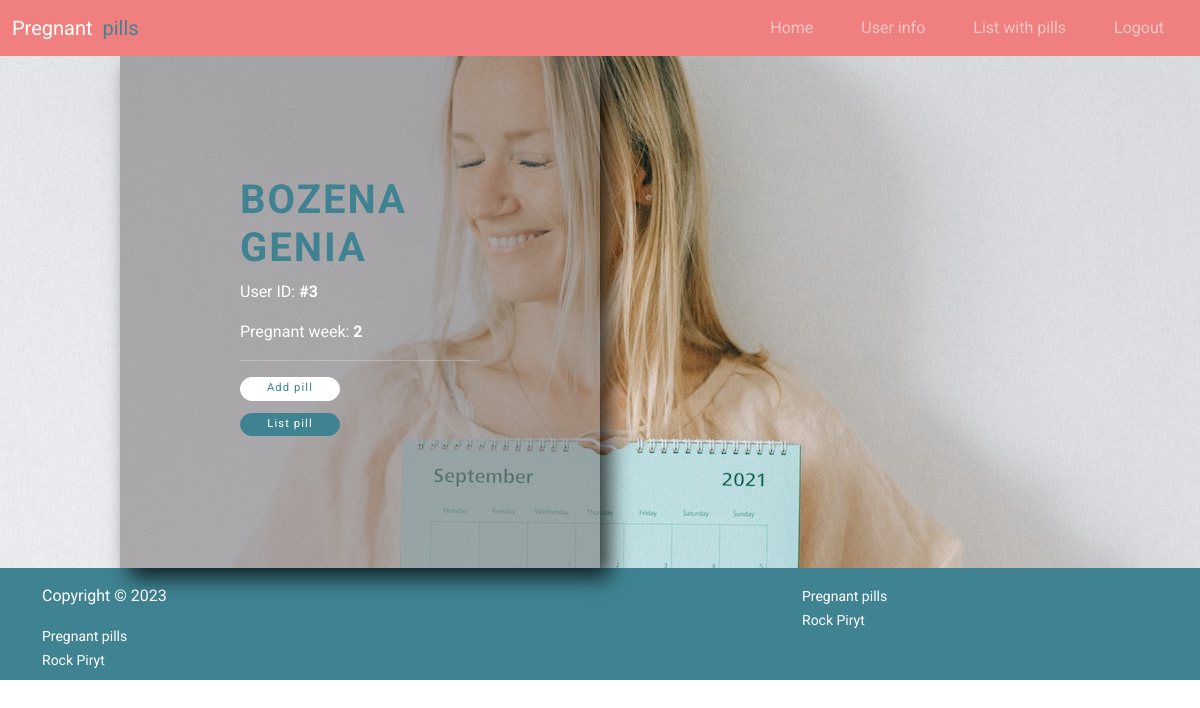
The page /pregnant-user/user (signed in) on the database its author committed.
### pregnant_pills_app/models.py (models this page shows, shortened)
class User(UserMixin,db.Model):
    __tablename__ = 'users'
    __table_args__ = {'extend_existing': True}
    id = db.Column(db.Integer, primary_key=True)
    name = db.Column(db.Text, nullable=False)
    surname = db.Column(db.Text, nullable=False)
    preg_week = db.Column(db.Integer)
    email = db.Column(db.Text, nullable=False, unique=True)
    password = db.Column(db.String(100))
    pills = db.relationship('Pill', backref='user', lazy='dynamic')

### pregnant_pills_app/users/views.py (the view)
@users_blueprint.route('/user')
@login_required
def user_info():
    return render_template('user.html', html_current_user=current_user, logged_in=current_user.is_authenticated)

### pregnant_pills_app/users/views.py (called while the page is built)
@login_manager.user_loader
def load_user(user_id):
    return User.query.get(int(user_id)) #add current_user.id to cookie

### pregnant_pills_app/users/templates/users/user.html
{% extends 'base.html' %}
{% block content %}
    <div class="content">
        <div class="user">
            <span class="title">
                <h1>{{ html_current_user.name }} {{ html_current_user.surname }}</h1>
            </span>
            <p>User ID: <b>#{{ html_current_user.id }}</b></p>
            <p>Pregnant week: <b>{{ html_current_user.preg_week }}</b></p>
            <hr>
            <a class="btn btn-primary btn-sm btn_user_info" role="button" href="{{ url_for('pills.add_pill', user_primary_key=html_current_user.id) }}">Add pill</a>
            <br>
            <a class="btn btn-primary btn-sm btn_add_pill" role="button" href="{{ url_for('pills.list_pill', user_primary_key=html_current_user.id) }}">List pill</a>
        </div>
    </div>
{% endblock %}

### pregnant_pills_app/static/css/style.css (style rules this page uses)
body { font-family: 'Roboto', sans-serif; }
.title h1 { color: rgb(63, 131, 146); text-transform: uppercase; font-weight: bold; letter-spacing: 2px; }
.content { background-image: url("../files/img/user/user.jpg"); background-repeat: no-repeat; background-attachment: fixed; background-position: center; }
.user { position: relative; padding: 10%; top: 0%; left: 10%; max-width: 40%; height: auto; background-color: rgba(106, 103, 103, 0.5); -webkit-box-shadow: 10px 10px 20px 0px rgba(0,0,0,0.75); -moz-box-shadow: 10px 10px 20px 0px rgba(0,0,0,0.75); box-shadow: 10px 10px 20px 0px rgba(0,0,0,0.75); color:white; }
.btn_user_info { transition: all 0.5s ease-in-out; font-size: 0.7em; letter-spacing: 0.1em; padding: 1%; margin-top: 0%; border-radius: 50px; background: white; color: rgb(63, 131, 146); border-color: white; width: 10%; min-width: 100px; margin-bottom: 5%; }
.btn_add_pill { transition: all 0.5s ease-in-out; font-size: 0.7em; letter-spacing: 0.1em; padding: 1%; margin-top: 0%; border-radius: 50px; background: rgb(63, 131, 146); color: white; border-color: rgb(63, 131, 146); width: 10%; min-width: 100px; margin-bottom: 5%; }

### rows shown on the page
User: name "BOZENA", surname "GENIA", id "3", preg_week "2"
